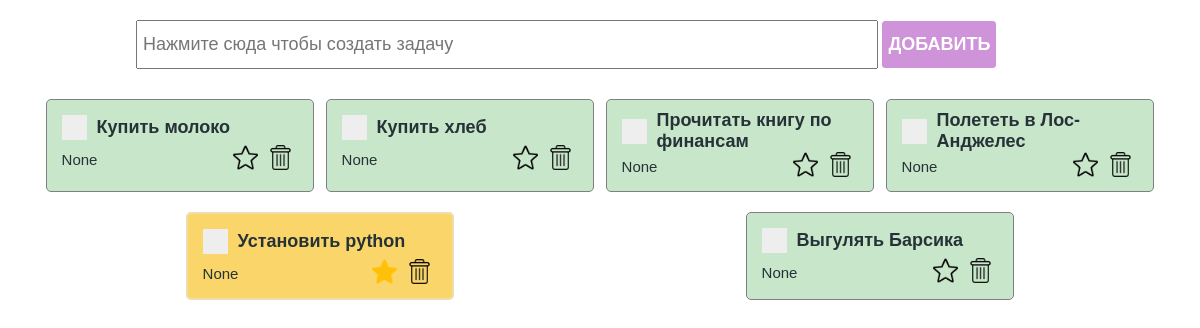
The page /test/ on the database as committed earlier.
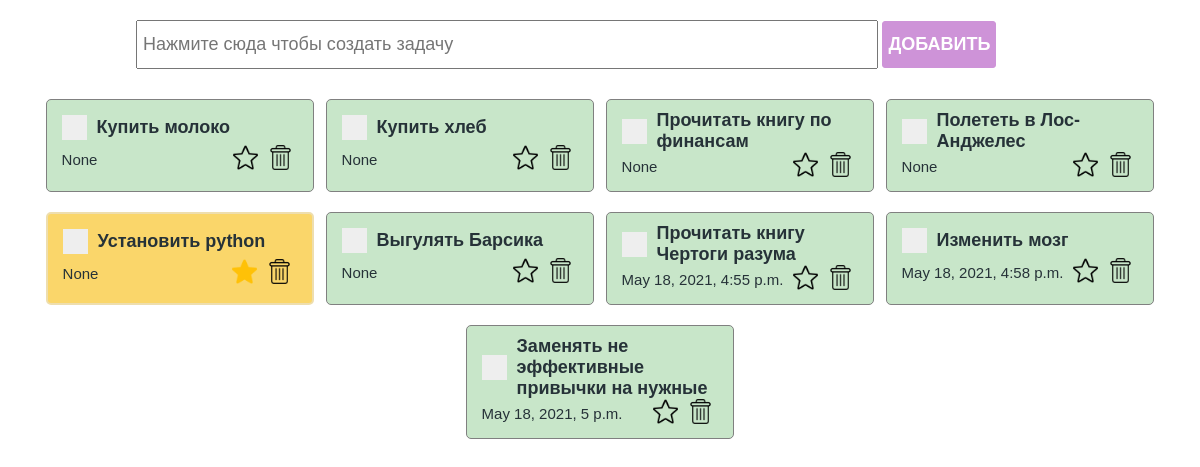
The same page on the database as committed later.
### main/models.py (models this page shows)
class ToDo(models.Model):
    text = models.CharField(max_length=100) # Поле для хранения текста
    created_at  = models.DateTimeField(auto_now_add = True) # Для хранения даты будет добавлятся автоматически
    is_done_task = models.BooleanField(default = False)
    is_favorite = models.BooleanField(default = False)

### main/views.py (the view)
# urls.py: path("test/", test, name="test"),
def test(request):
    todo_list = ToDo.objects.all() # Записываем все это в todo_list
    return render(request, "test.html",{"todo_list":todo_list})

### main/templates/test.html (shortened to what this page needs)
{% load static %}
<!DOCTYPE html>
<html lang="en">
<head>
    <link href="{% static 'styles/index.css' %}" rel="stylesheet">
    <link href="{% static 'styles/checkbox.css' %}" rel="stylesheet">
</head>
<body>
     <section>
            <div class="create_container">
                <form action="{% url 'add-todo' %}" method="POST">
                    <input
                    class="create_input"
                    type="text"
                    placeholder="Нажмите сюда чтобы создать задачу"
                    name="todo_text"
                    />
                    <button class="create_button">Добавить</button>
                </form>
            </div>
            <div class="todo_container">
                {% for todo_object in todo_list %}
                <div class="todo_item
                {% if todo_object.is_favorite %}
                   marked
                {% elif todo_object.is_done_task %}
                    done
                {% else %}
                  todo_item
                {% endif %}
                ">
                    <div class="todo_item_header">
                        <label class="checkbox_container">
                            <span class="checkmark"></span>
                        </label>
                        <h4><a href="{% url 'done-todo' todo_object.id %}">{{ todo_object.text }}</a></h4>
                    </div>
                    <div class="todo_item_footer">
                       <p>{{ todo_object.created_at }} </p>
                       <div class="action_buttons">
                           {% if todo_object.is_favorite %}
                               <a href="{% url 'unmark-todo'  todo_object.id  %}">
                                   <img src="{% static './icons/active_star.png' %}" />
                                </a>
                            {% else %}
                                <a href="{% url 'mark-todo'  todo_object.id  %}">
                                    <img src="{% static './icons/inactive_star.png' %}" />
                                </a>
                            {% endif %}
                            <a href="{% url 'delete-todo' todo_object.id %}">
                                <img src="{% static './icons/delete.png' %}" />
                            </a>
                       </div>
                    </div>
                </div>
                {% endfor %}
            </div>
        </section>
</body>
</html>

Rows that differ between the two databases and show on the page:
added ToDo: text "Прочитать книгу Чертоги разума", created_at "May 18, 2021, 4:55 p.m.", is_favorite False (drawn)
added ToDo: text "Изменить мозг", created_at "May 18, 2021, 4:58 p.m.", is_favorite False (drawn)
added ToDo: text "Заменять не эффективные привычки на нужные", created_at "May 18, 2021, 5 p.m.", is_favorite False (drawn)
